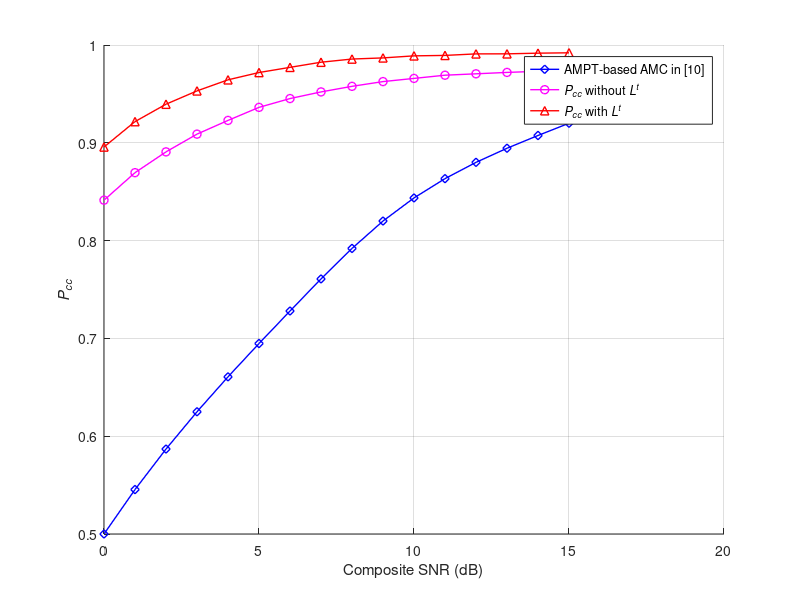
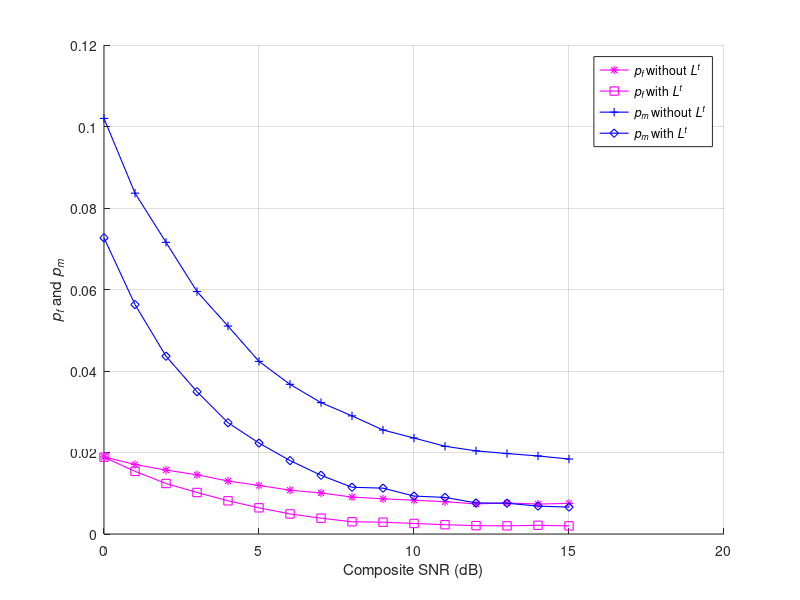

Write the MATLAB code that produced these figures, in order.
clear all
load hunxiao3000
acc_3 = newAver;
pf_3 = pfAll;
pm_3 = pmAll;
load hunxiao4500
acc_5 = newAver;
pf_5 = pfAll;
pm_5 = pmAll;

acc_AMPT = [0.5,0.625,0.728,0.82,0.88,0.92];
X = [0,3,6,9,12,15];

n= 0:15;

acc_A=interp1(X,acc_AMPT,n,'Spline');
figure()
hold on 
grid on
h1=plot(n, acc_A, 'bd-');
set(h1,{'LineWidth'},{1});
h2=plot(n, acc_3, 'mo-');
set(h2,{'LineWidth'},{1});
h3=plot(n, acc_5, 'r^-');
set(h3,{'LineWidth'},{1});
legend('AMPT-based AMC in [10]','\it{P_{cc}} \rmwithout \it{L^t}', '\it{P_{cc}} \rmwith \it{L^t}')
xlabel('Composite SNR (dB)')
ylabel('\it{P_{cc}}')
%%%%%%%%%%%%%%%%%%%%%%%%pf and pm%%%%%%%%%%%%%%%%%%%%%%%%%%%%%%%%55
figure()
hold on
grid on
h4=plot(n, pf_3, 'm*-');
set(h4,{'LineWidth'},{0.8});
h5=plot(n, pf_5, 'ms-');
set(h5,{'LineWidth'},{0.8});
h6=plot(n, pm_3, 'b+-');
set(h6,{'LineWidth'},{0.8});
h7=plot(n, pm_5, 'bd-');
set(h7,{'LineWidth'},{0.8});

legend('\it{p_{f}} \rmwithout \it{L^t}', '\it{p_{f}} \rmwith \it{L^t}',...
    '\it{p_{m}} \rmwithout \it{L^t}', '\it{p_{m}} \rmwith \it{L^t}')
xlabel('Composite SNR (dB)')
ylabel('\it{p_{f}} \rmand \it{p_m}')